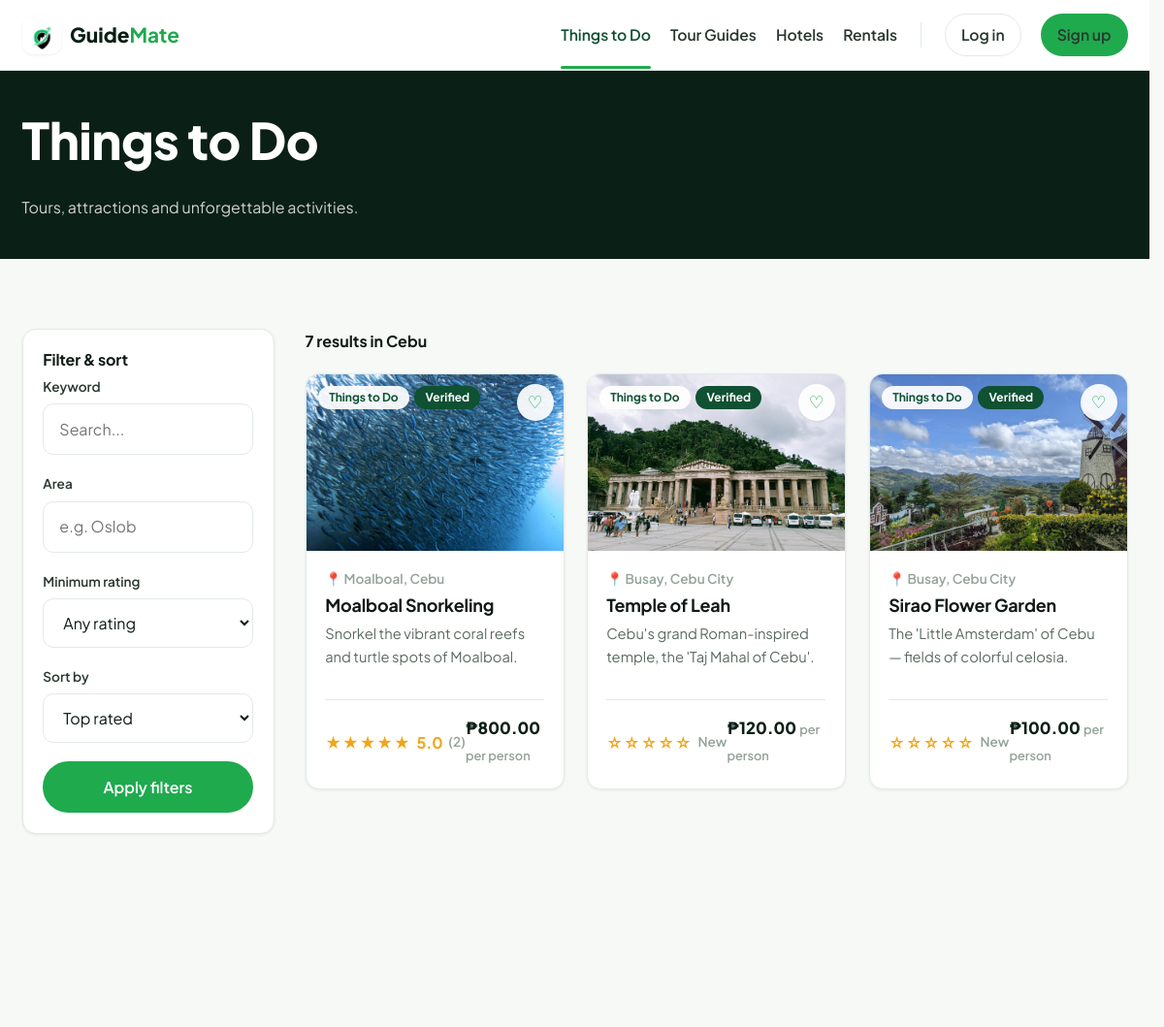
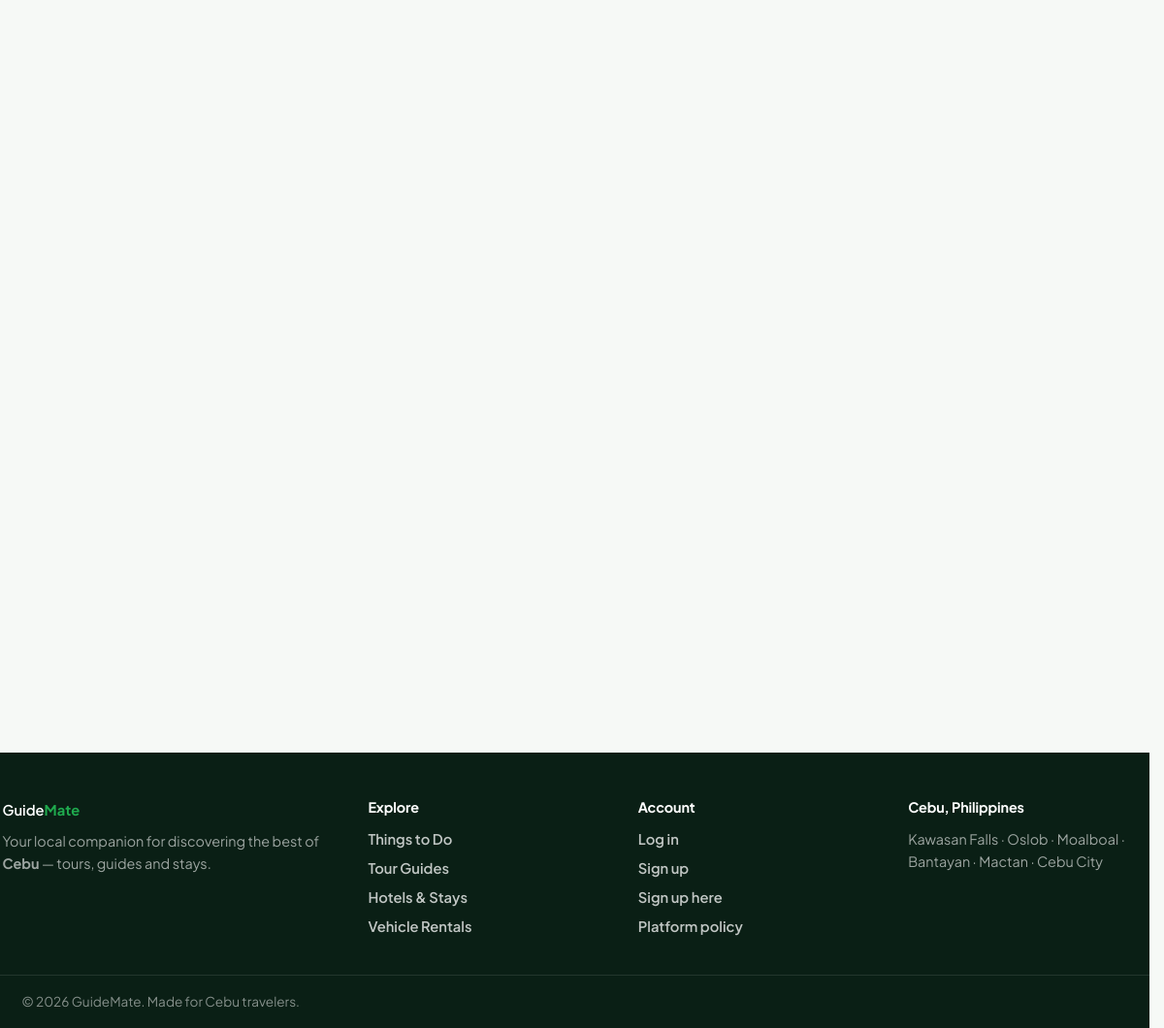
The page /public/things-to-do on the database its author committed (2 pictures, top to bottom).
### tables this page shows
CREATE TABLE `listings` (
  `id` int(10) unsigned NOT NULL AUTO_INCREMENT,
  `user_id` int(10) unsigned NOT NULL,
  `category_id` int(10) unsigned NOT NULL,
  `title` varchar(160) NOT NULL,
  `slug` varchar(180) NOT NULL,
  `summary` varchar(255) DEFAULT NULL,
  `description` text NOT NULL,
  `area` varchar(120) NOT NULL,
  `address` varchar(255) DEFAULT NULL,
  `latitude` decimal(10,7) DEFAULT NULL,
  `longitude` decimal(10,7) DEFAULT NULL,
  `price` decimal(10,2) NOT NULL DEFAULT 0.00,
  `price_unit` varchar(40) NOT NULL DEFAULT 'per person',
  `duration` varchar(80) DEFAULT NULL,
  `included` text DEFAULT NULL,
  `not_included` text DEFAULT NULL,
  `cover_image` varchar(255) DEFAULT NULL,
  `status` enum('pending','approved','rejected') NOT NULL DEFAULT 'pending',
  `is_featured` tinyint(1) NOT NULL DEFAULT 0,
  `sale_price` decimal(10,2) DEFAULT NULL,
  `sale_ends_at` date DEFAULT NULL,
  `created_at` timestamp NOT NULL DEFAULT current_timestamp(),
  `updated_at` timestamp NOT NULL DEFAULT current_timestamp() ON UPDATE current_timestamp(),
  PRIMARY KEY (`id`),
  UNIQUE KEY `listings_slug_unique` (`slug`),
  KEY `listings_user_fk` (`user_id`),
  KEY `listings_category_fk` (`category_id`),
  KEY `listings_status_idx` (`status`),
  CONSTRAINT `listings_category_fk` FOREIGN KEY (`category_id`) REFERENCES `categories` (`id`) ON DELETE CASCADE,
  CONSTRAINT `listings_user_fk` FOREIGN KEY (`user_id`) REFERENCES `users` (`id`) ON DELETE CASCADE
);

CREATE TABLE `categories` (
  `id` int(10) unsigned NOT NULL AUTO_INCREMENT,
  `name` varchar(80) NOT NULL,
  `slug` varchar(80) NOT NULL,
  `icon` varchar(40) DEFAULT NULL,
  `description` varchar(255) DEFAULT NULL,
  `sort_order` int(11) NOT NULL DEFAULT 0,
  PRIMARY KEY (`id`),
  UNIQUE KEY `categories_slug_unique` (`slug`)
);

### app/Views/partials/listing-card.php (the view)
<?php
$favIds = $favIds ?? [];
$isFav = in_array((int) $l['id'], $favIds, true);
$rating = (float) ($l['avg_rating'] ?? 0);
$reviewCount = (int) ($l['review_count'] ?? 0);
$displayPrice = \App\Models\Listing::effectivePrice($l);
$badge = guide_badge((int) ($l['user_id'] ?? 0));
?>
<article class="listing-card">
    <div class="listing-media">
        <a href="<?= e(url('/listing/' . $l['slug'])) ?>">
            <img src="<?= e(img_src($l['cover_image'] ?? null, 'listing' . $l['id'])) ?>" alt="<?= e($l['title']) ?>" loading="lazy" onerror="this.onerror=null;this.src='https://picsum.photos/seed/listing<?= (int) $l['id'] ?>/1200/800';">
        </a>
        <div class="listing-badges">
            <span class="listing-cat"><?= e($l['category_name'] ?? 'Listing') ?></span>
            <?php if ($badge !== ''): ?><span class="listing-guide-badge"><?= e($badge) ?></span><?php endif; ?>
        </div>
        <button class="fav-btn <?= $isFav ? 'is-fav' : '' ?>"
                data-id="<?= (int) $l['id'] ?>"
                data-url="<?= e(url('/favorites/toggle')) ?>"
                data-token="<?= e(\App\Core\Auth::csrfToken()) ?>"
                aria-label="Save"><?= $isFav ? '♥' : '♡' ?></button>
    </div>
    <div class="listing-body">
        <span class="listing-area">📍 <?= e($l['area']) ?></span>
        <h3 class="listing-title"><a href="<?= e(url('/listing/' . $l['slug'])) ?>"><?= e($l['title']) ?></a></h3>
        <p class="listing-summary"><?= e($l['summary'] ?? '') ?></p>
        <div class="listing-foot">
            <span class="rating">
                <span class="stars-inline"><?= $rating > 0 ? e(stars($rating)) : '☆☆☆☆☆' ?></span>
                <?php if ($reviewCount > 0): ?>
                    <?= number_format($rating, 1) ?> <span class="count">(<?= $reviewCount ?>)</span>
                <?php else: ?>
                    <span class="count">New</span>
                <?php endif; ?>
            </span>
            <span class="price"><?= money($displayPrice) ?> <span><?= e($l['price_unit']) ?></span></span>
        </div>
    </div>
</article>

### app/Views/listings/browse.php (shortened to what the rows shown need)
<section class="page-head">
    <div class="container">
        <h1><?= e($heading) ?></h1>
        <p><?= e($sub) ?></p>
    </div>
</section>
<section class="section">
    <div class="container browse-layout">
        <aside class="filters">
            <h3>Filter &amp; sort</h3>
            <form method="get" action="<?= e(url($activeCategory ? '/' . $activeCategory : '/listings')) ?>" id="browseFilterForm" novalidate>
                <div class="filter-group">
                    <label for="filter_q">Keyword</label>
                    <input class="input" id="filter_q" type="text" name="q" value="<?= e($filters['q']) ?>" placeholder="Search...">
                </div>
                <div class="filter-group">
                    <label for="filter_area">Area</label>
                    <input class="input" id="filter_area" type="text" name="area" value="<?= e($filters['area']) ?>" placeholder="e.g. Oslob">
                </div>
                <div class="filter-group">
                    <label for="filter_rating">Minimum rating</label>
                        <select class="input" id="filter_rating" name="min_rating">
                            <option value="any" <?= in_array($filters['min_rating'], ['', 'any'], true) ? 'selected' : '' ?>>Any rating</option>
                        </select>
                </div>
                <div class="filter-group">
                    <label for="filter_sort">Sort by</label>
                    <select class="input" id="filter_sort" name="sort">
                        <option value="rating" <?= in_array($filters['sort'], ['rating', ''], true) ? 'selected' : '' ?>>Top rated</option>
                    </select>
                </div>
                <button class="btn btn-primary btn-block" type="submit">Apply filters</button>
            </form>
        </aside>
        <div>
            <div class="result-bar">
                <span class="count"><?= count($listings) ?> result<?= count($listings) === 1 ? '' : 's' ?> in Cebu</span>
            </div>
            <?php if ($listings === []): ?>
                <div class="empty-state">
                    <div class="big">🔍</div>
                    <h3>No listings found</h3>
                    <p>Try adjusting your filters or search for something else.</p>
                </div>
            <?php else: ?>
                <div class="card-grid">
                    <?php foreach ($listings as $l): ?>
                        <?= \App\Core\View::partial('partials/listing-card', ['l' => $l, 'favIds' => $favIds]) ?>
                    <?php endforeach; ?>
                </div>
            <?php endif; ?>
        </div>
    </div>
</section>

### app/Core/Router.php (shortened to what the rows shown need)
<?php
final class Router
{
    private array $routes = [];
    private function add(string $method, string $pattern, array $handler, array $guards): void
    {
        $this->routes[] = [
            'method' => $method,
            'pattern' => $pattern,
            'handler' => $handler,
            'guards' => $guards,
        ];
    }
    public function dispatch(string $method, string $uri): void
    {
        $path = $this->normalize($uri);
        $method = strtoupper($method);
        foreach ($this->routes as $route) {
            if ($route['method'] !== $method) {
                continue;
            }
            $regex = $this->compile($route['pattern']);
            if (preg_match($regex, $path, $matches) === 1) {
                $params = array_filter($matches, 'is_string', ARRAY_FILTER_USE_KEY);
                $this->invoke($route['handler'], $params);
                return;
            }
        }
    }
    private function compile(string $pattern): string
    {
        $regex = preg_replace('#\{([a-zA-Z_][a-zA-Z0-9_]*)\}#', '(?P<$1>[^/]+)', $pattern);
        return '#^' . $regex . '$#';
    }
    private function normalize(string $uri): string
    {
        $path = parse_url($uri, PHP_URL_PATH) ?: '/';
        $base = App::basePath();
        if ($base !== '' && str_starts_with($path, $base)) {
            $path = substr($path, strlen($base));
        }
        $path = str_replace('/index.php', '', $path);
        $path = '/' . trim($path, '/');
        return $path === '/' ? '/' : rtrim($path, '/');
    }
    private function invoke(array $handler, array $params): void
    {
        [$class, $action] = $handler;
        $controller = new $class();
        $controller->{$action}(...array_values($params));
    }
}

### rows shown on the page
listings: cover_image+id (picture), category.name "Things to Do", badge "Verified", area "Moalboal, Cebu", title "Moalboal Snorkeling", summary "Snorkel the vibrant coral reefs and turtle spots of Moalboal.", rating "★★★★★", rating "5.0", reviewCount "2", price "₱800.00", price_unit "per person"
listings: cover_image+id (picture), category.name "Things to Do", badge "Verified", area "Busay, Cebu City", title "Temple of Leah", summary "Cebu's grand Roman-inspired temple, the 'Taj Mahal of Cebu'.", shows "New", price "₱120.00", price_unit "per person"
listings: cover_image+id (picture), category.name "Things to Do", badge "Verified", area "Busay, Cebu City", title "Sirao Flower Garden", summary "The 'Little Amsterdam' of Cebu — fields of colorful celosia.", shows "New", price "₱100.00", price_unit "per person"

### other values the page prints
count($listings) "7"
